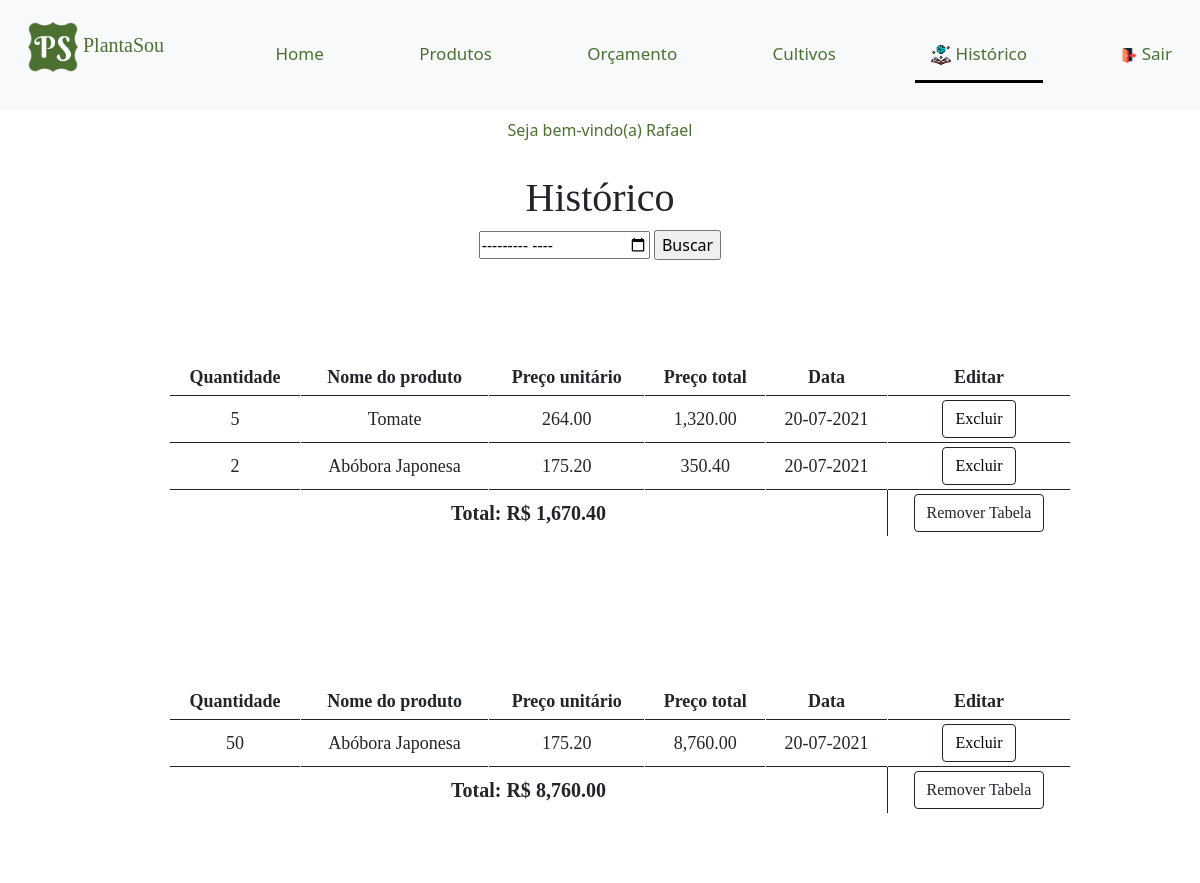
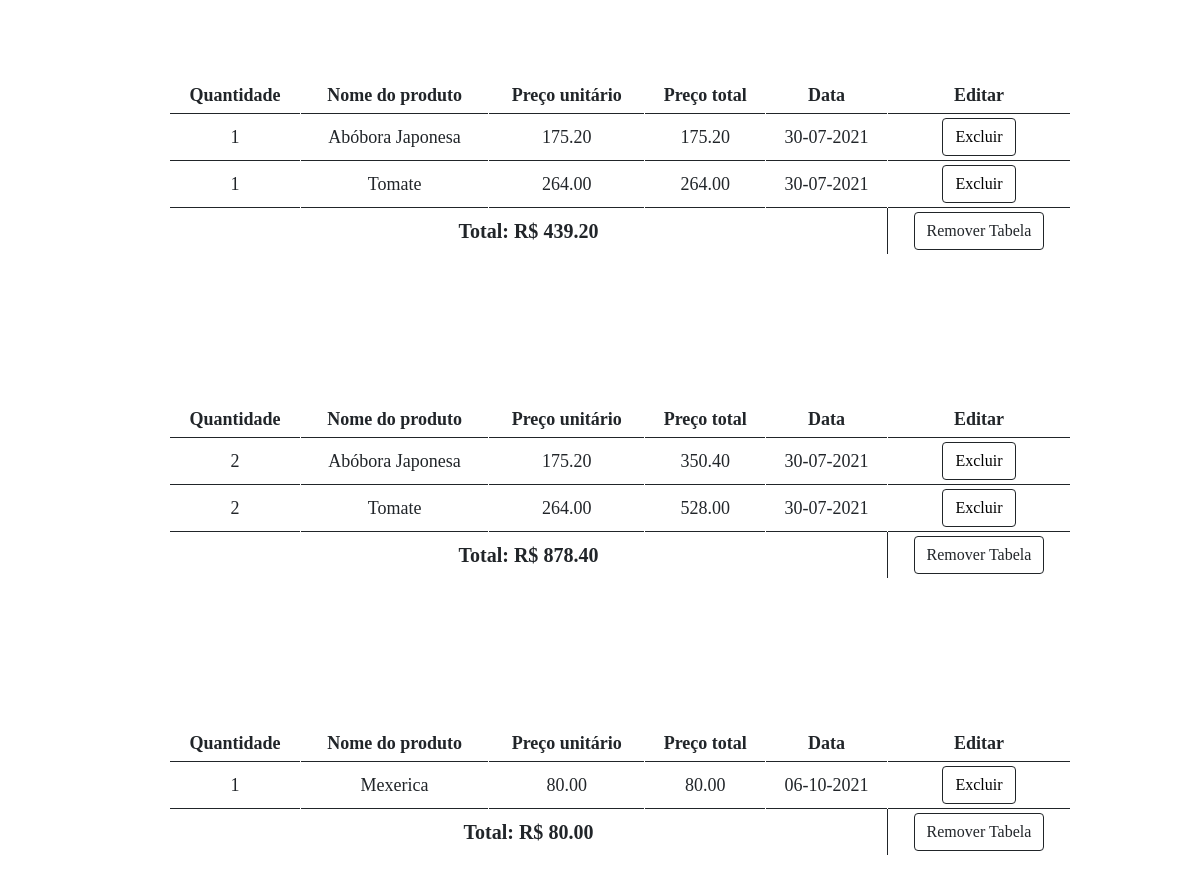
The page /php/historico.php (signed in) on the database as committed earlier (2 pictures, top to bottom).
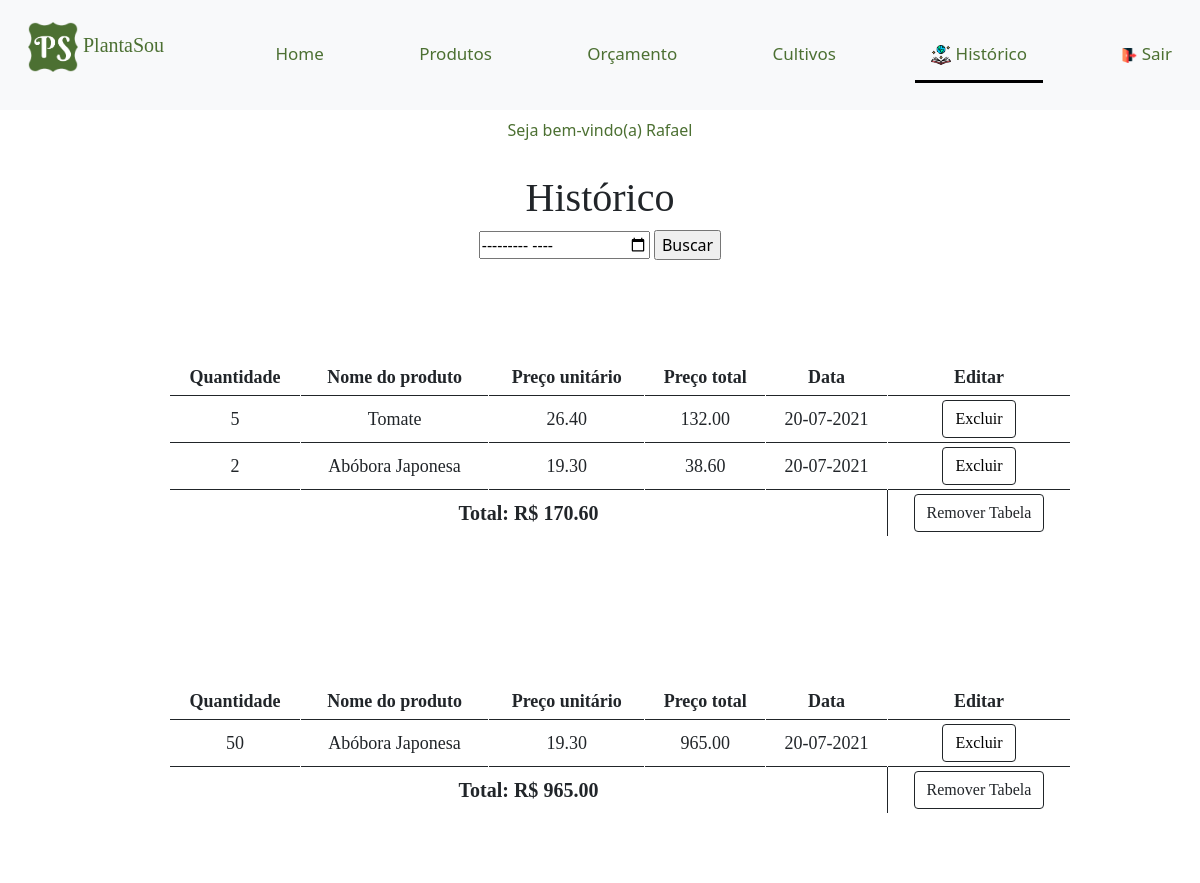
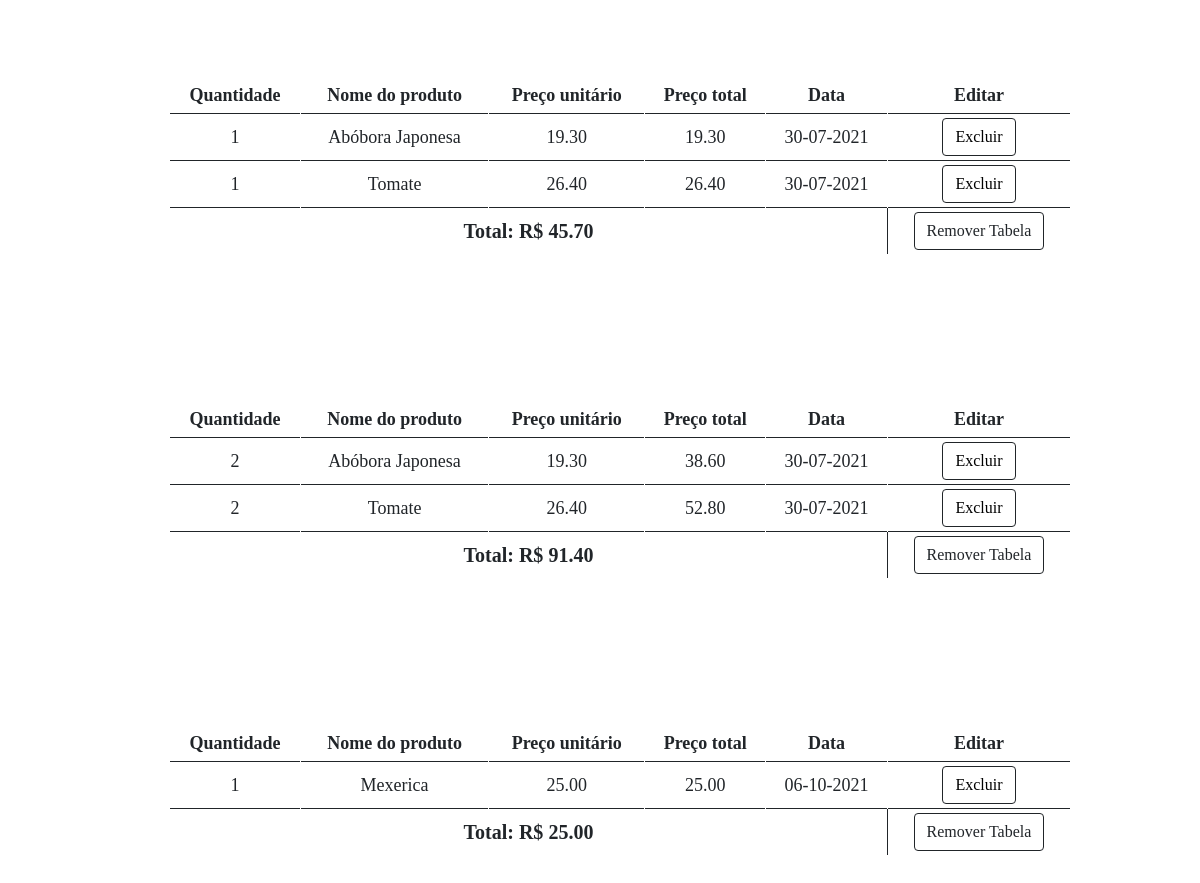
The same page on the database as committed later (2 pictures, top to bottom).
### tables this page shows
CREATE TABLE IF NOT EXISTS `usuario` (
  `cod_usuario` int(11) NOT NULL AUTO_INCREMENT,
  `nome` varchar(50) NOT NULL,
  `senha` varchar(50) NOT NULL,
  `email` varchar(50) NOT NULL,
  PRIMARY KEY (`cod_usuario`)
);

CREATE TABLE IF NOT EXISTS `historico` (
  `cod_historico` int(11) NOT NULL AUTO_INCREMENT,
  `cod_usuario` int(11) NOT NULL,
  `cod_produto` int(11) DEFAULT NULL,
  `quantidade_produto` int(11) DEFAULT NULL,
  `data_` varchar(20) DEFAULT NULL,
  `total` float DEFAULT NULL,
  `cod_tabela` int(11) NOT NULL,
  PRIMARY KEY (`cod_historico`),
  KEY `cod_usuario` (`cod_usuario`),
  KEY `cod_produto` (`cod_produto`)
);

CREATE TABLE IF NOT EXISTS `produto` (
  `cod_produto` int(11) NOT NULL AUTO_INCREMENT,
  `nome` varchar(1000) DEFAULT NULL,
  `vitaminas` varchar(1000) DEFAULT NULL,
  `beneficios` varchar(1000) DEFAULT NULL,
  `preco` float DEFAULT NULL,
  `cod_cultivo` int(255) NOT NULL,
  `imagem` varchar(1000) DEFAULT NULL,
  PRIMARY KEY (`cod_produto`),
  KEY `cod_cultivo` (`cod_cultivo`)
);

### php/historico.php (the view, shortened to what this page needs)
<?php
    if(isset($_COOKIE["USER"])){
        $usuario= $_COOKIE["USER"];
    }
?>
<!DOCTYPE html>
<html lang="pt-br">
<head>
    <link rel="stylesheet" type="text/css" media="screen" href="../css/bootstrap.min.css" />
    <link rel="stylesheet" href="../css/estilo.css">
</head>
<body>
    <nav class="navbar navbar-light bg-light topnav">
        <div class="container-fluid">
        <a class="navbar-brand plantasou">
          <p class="plantasou">
            <img src="../imgs/logo_new.png" class="align-self-center mr-3 rounded float-left" width="50" height="50" alt="..."></img>
            PlantaSou
          </p>
        </a>
            <?php
                if(isset($_COOKIE["USER"])){
                    echo'
                        <a class="nav-link nav-link-color" href="../php/home_user.php">Home</a>
                    ';
                }else if(isset($_COOKIE["ADM"])){
                    echo'
                        <a class="nav-link nav-link-color" href="../php/home_adm.php">Home</a>
                    ';
                }else{
                    echo'
                    <a class="nav-link nav-link-color" href="../php/index.php">Home</a>
                    ';
                }
            ?>
                <a class="nav-link nav-link-color" href="../php/produtos.php">Produtos</a>
            <?php
                if(isset($_COOKIE["USER"])){
                    echo'
                        <a class="nav-link nav-link-color" href="../php/orcamento.php">Orçamento</a>
                    ';
                }
            ?>
                <a class="nav-link nav-link-color" href="../php/cultivo.php">Cultivos</a>
            <?php
                if(isset($_COOKIE["USER"])){
                    echo'
                        <a class="nav-link nav-link-color active" aria-current="page" href="#"><img src="../imgs/livro.png" width="20" height="20"/> Histórico</a>
                        <a class="nav-link nav-link-color" href="./logout_user.php"><img src="../imgs/out.png" width="15" height="15"/> Sair</a>
                    ';
                }else if(isset($_COOKIE["ADM"])){
                    echo'
                        <a class="nav-link nav-link-color" href="./logout_adm.php"><img src="../imgs/out.png" width="15" height="15"/> Sair</a>
                    ';
                }else{
                    echo'
                        <button type="button" class="btn nav-link nav-link-color" data-bs-toggle="modal" data-bs-target="#login">
                            Login
                        </button>
                    ';
                }
                ?>
        </div>
    </nav>
    <?php
        if(isset($_COOKIE["USER"]) || isset($_COOKIE["ADM"])){
            echo'
                    <a class="nav-link nav-link-color active_usuario">Seja bem-vindo(a) ';
                        if(isset($_COOKIE["USER"])){
                            include('../inc/conexao.php');
                            $sql="SELECT nome FROM usuario WHERE cod_usuario=$usuario";
                            $query=mysqli_query($con, $sql);
                            if(mysqli_num_rows($query)>0){
                                while(($nome=mysqli_fetch_assoc($query))!=NULL){
                                    echo $nome['nome'];
                                }
                            }
                        }
                        elseif(isset($_COOKIE["ADM"])){
                            echo "Administrador(a)";
                        }
            echo'
                    </a>';
        }
    ?>
    <br>
    <h1 class="centro letra">Histórico</h1>
    <form action="pesquisa_h.php" enctype="multipart/form-data" method="POST" class="centro">
        <input type="month" name="mes"/>
        <input type="submit" value="Buscar"/>
    </form>
    <?php
        include("../inc/conexao.php");
        include("../inc/conexao_pdo.php");
        $stmt=$conPDO->query("SELECT cod_tabela FROM historico GROUP BY cod_tabela");
        $number=$stmt->rowCount();
        for ($i=1; $i <= $number; $i++) {
            $sql="SELECT * FROM historico h INNER JOIN produto p ON h.cod_produto=p.cod_produto WHERE cod_usuario=$usuario AND cod_tabela=$i";
            $query=mysqli_query($con, $sql);
            $preco_final=0;
            if(mysqli_num_rows($query)>0){
                echo'
                <table class=" fonte_ table-sm tabela w-75 p-3 table-bordered border-dark" cellspacing="0" rules="none">
                    <thead>
                        <tr class="centro">
                            <td><b>Quantidade</b></td>
                            <td><b>Nome do produto</b></td>
                            <td><b>Preço unitário</b></td>
                            <td><b>Preço total</b></td>
                            <td><b>Data</b></td>
                            <td><b>Editar</b></td>
                        </tr>
                    </thead>
                ';
                while(($historico_user=mysqli_fetch_assoc($query))!=NULL){
                    $total = $historico_user["preco"]*$historico_user["quantidade_produto"];
                    echo '
                        <tbody>
                            <tr class="centro">
                                <td>'.$historico_user["quantidade_produto"].'</td>
                                <td>'.$historico_user["nome"].'</td>
                                <td>'.number_format($historico_user["preco"],2).'</td>
                                <td>'.number_format($total,2).'</td>
                                <td>'.$historico_user["data_"].'</td>
                                <td>
                                    <button type="button" class="btn btn-color btn-outline-dark" aria-expanded="false">
                                        <a onclick="confirmacao_ph('.$historico_user['cod_produto'].', '.$historico_user['cod_tabela'].')">Excluir</a>
                                    </button>
                                </td>
                            </tr>
                        </tbody>
                    ';
                    $preco_final+=$total;
                    $idTabela=$historico_user["cod_tabela"];
                }
            echo'
                    <tfoot>
                        <tr class="centro font">
                            <th colspan="5">Total: R$ '.number_format($preco_final,2).'</th>
                            <td>
                                <button class="btn btn-outline-dark collapsed" type="button" aria-expanded="false">
                                    <a onclick="confirmacao_h('.$idTabela.')">Remover Tabela</a>
                                </button>
                            </td>
                        </tr>
                    </tfoot>
                </table>';
            }
            echo '<br><br>';
        }
    ?>
</body>
</html>

### css/estilo.css (style rules this page uses)
body, html { height: 100%; }
td { border: 5px solid transparent; background-clip: padding-box; }
button { text-align: left; }
a { color: green; }
.nav-link-color { color: #4c7032 !important; font-size: 16px; }
.btn-color { background-color: #ffffff; color: #000000; }
.font { font-size: 20px; font-family: 'Book Antiqua'; }
.plantasou { font-size: 20px; font-family: 'calibri'; color:#4c7032 !important; }
.tabela { margin-top: 20px; margin-left: 170px; background-color: #ffffff; margin-top: 100px; }
.centro { text-align: center; }
a:link { text-decoration: none; }
.active_usuario { background-color: #ffffff !important; color: #4c7032 !important; text-align: center; }
.topnav { background-color: #f1f1f1; }
.topnav a { float: left; display: block; color: black; text-align: center; padding: 14px 16px; text-decoration: none; font-size: 17px; border-bottom: 3px solid transparent; }
.topnav a.active { border-bottom: 3px solid rgb(0, 0, 0); }
a.plantasou { border-bottom: none !important; }
.letra { font-family:'Book Antiqua'; }
.fonte_ { font-family:'Book Antiqua'; font-size: 18px; }

Rows that differ between the two databases and show on the page:
changed through a linked row, historico (number 1 of 8 on the later page): cod_produto.preco "175.20" → "19.30"; total "350.40" → "38.60"; preco_final "1,670.40" → "170.60"
changed through a linked row, historico (number 2 of 8 on the later page): cod_produto.preco "264.00" → "26.40"; total "1,320.00" → "132.00"
changed through a linked row, historico (number 3 of 8 on the later page): cod_produto.preco "175.20" → "19.30"; total "8,760.00" → "965.00"; preco_final "8,760.00" → "965.00"
changed through a linked row, historico (number 4 of 8 on the later page): cod_produto.preco "264.00" → "26.40"; total "264.00" → "26.40"; preco_final "439.20" → "45.70"
changed through a linked row, historico (number 5 of 8 on the later page): cod_produto.preco "175.20" → "19.30"; total "175.20" → "19.30"
changed through a linked row, historico (number 6 of 8 on the later page): cod_produto.preco "264.00" → "26.40"; total "528.00" → "52.80"; preco_final "878.40" → "91.40"
changed through a linked row, historico (number 7 of 8 on the later page): cod_produto.preco "175.20" → "19.30"; total "350.40" → "38.60"
changed through a linked row, historico "Mexerica": cod_produto.preco "80.00" → "25.00"; total "80.00" → "25.00"; preco_final "80.00" → "25.00"
